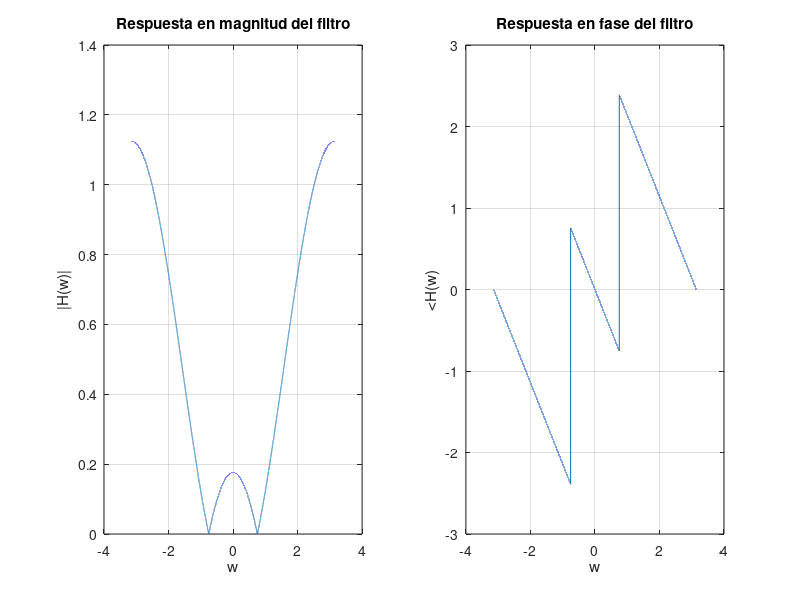
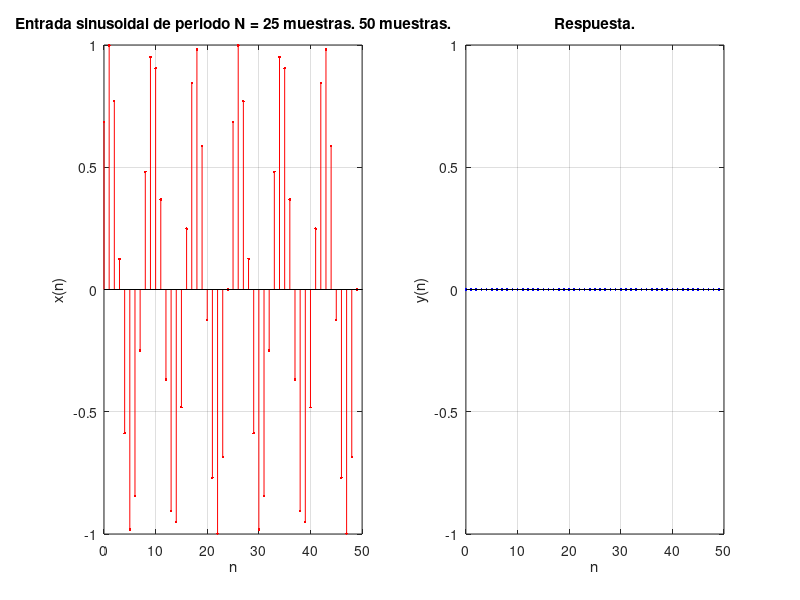
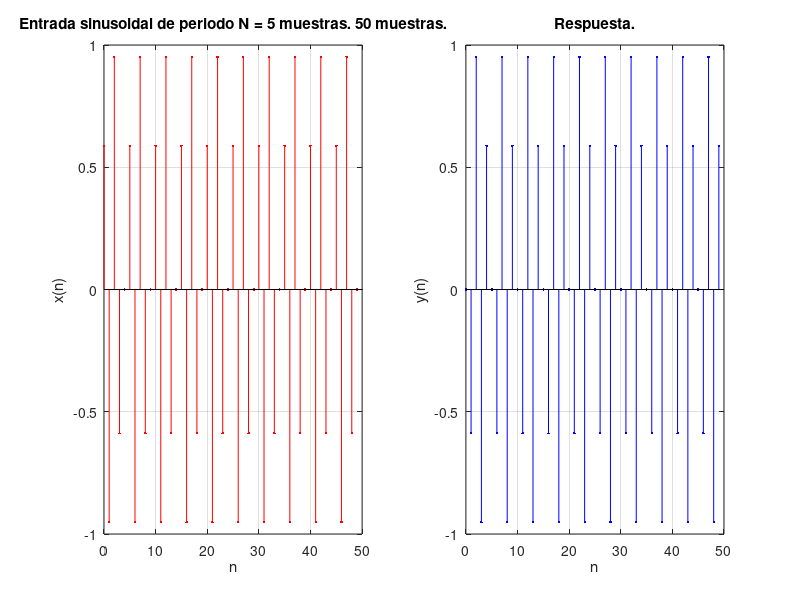

Source code (MATLAB) for these figures, in order:
% Ejercicio 7
% Filtro ranura de sólo ceros (FIR).

w = -pi:0.0001:pi; % Frecuencia.

b0 = 1 ./(sqrt(2-2 .*cos(0.56*pi)).*sqrt(2-2 .*cos(1.04*pi))); % Ganancia.
w0 = 0.24*pi; % Angulo de los ceros conjugados.

% Funcion |H(w)|.
H = abs(b0).*sqrt((2-2.*cos(w-w0)).*(2-2.*cos(w+w0)));

% Funcion <H(w).
PH = atan((sin(w-w0))./(1-cos(w-w0)))+atan((sin(w+w0))./(1-cos(w+w0)));

% Salidas ante entradas.
M = 50; % Número muestras.

% Primer sinusoide.
w1 = w0; % Frecuencua de x(n).
H1 = abs(b0).*sqrt((2-2.*cos(w1-w0)).*(2-2.*cos(w1+w0))); % |H(w1)|.
%PH1 = atan((sin(w1-w0))./(1-cos(w1-w0)))+atan((sin(w1+w0))./(1-cos(w1+w0))); % <H(w1). Se indefine.
for (n = 1:1:M+1) % Formacion de las secuencias.
  x1(n) = sin(w1*n);
  y1(n) = H1*sin(w1*n);
  endfor

% Segundo sinusoide.
w2 = 0.8*pi; % Frecuencua de x(n).
H2 = abs(b0).*sqrt((2-2 .*cos(w2-w0)).*(2-2 .*cos(w2+w0))); % |H(w2)|.
PH2 = atan((sin(w2-w0))./(1-cos(w2-w0)))+atan((sin(w2+w0))./(1-cos(w2+w0))); % <H(w2).
for (n = 1:1:M+1) % Formacion de las secuencias.
  x2(n) = sin(w2*n);
  y2(n) = H2*sin(w2*n+PH2);
  endfor

% Graficas de H(w).
figure;
subplot(1,2,1);
plot(w, H);
grid;
title('Respuesta en magnitud del filtro');
xlabel('w');
ylabel('|H(w)|');
subplot(1,2,2);
plot(w, PH);
grid;
title('Respuesta en fase del filtro');
xlabel('w');
ylabel('<H(w)');

%  Graficas de salida 1.
% Se corren a n+1 para que empiece en n = 0 la graficacion.
figure;
subplot(1,2,1);
stem(n = 0:1:M-1, x1(n+1), 'r.');
grid;
title('Entrada sinusoidal de periodo N = 25 muestras. 50 muestras.')
%axis([-1,26,-0.1,2.25]);
xlabel('n');
ylabel('x(n)');

subplot(1,2,2);
stem(n = 0:1:M-1, y1(n+1), 'b.');
grid;
title('Respuesta.')
%axis([-1,26,-0.1,2.25]);
xlabel('n');
ylabel('y(n)');

% Graficas de salida 2.
% Se corren a n+1 para que empiece en n = 0 la graficacion.
figure;
subplot(1,2,1);
stem(n = 0:1:M-1, x2(n+1), 'r.');
grid;
title('Entrada sinusoidal de periodo N = 5 muestras. 50 muestras.')
%axis([-1,26,-0.1,2.25]);
xlabel('n');
ylabel('x(n)');

subplot(1,2,2);
stem(n = 0:1:M-1, y2(n+1), 'b.');
grid;
title('Respuesta.')
%axis([-1,26,-0.1,2.25]);
xlabel('n');
ylabel('y(n)');